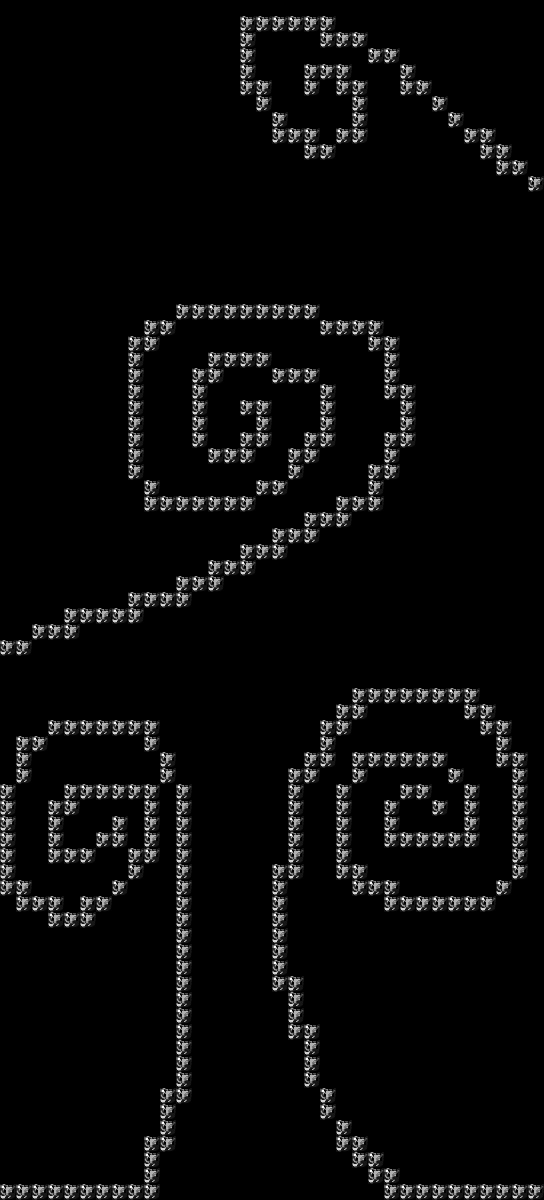

Tiled map render using the project's own tile images. Description and the map definition, with tile-layer contents summarised, below:
An orthogonal 34x75 tile map with 16x16 px tiles, 1 tile layer (solids).

<map version="1.0" orientation="orthogonal" width="34" height="75" tilewidth="16" tileheight="16">
 <tileset firstgid="1" name="wallnew" tilewidth="16" tileheight="16">
  <image source="../wallnew.png" trans="000000" width="32" height="16" />
 </tileset>
 <layer name="solids" width="34" height="75">
  <data>[2550 cells, 357 non-empty, 1 distinct tile ids]</data>
 </layer>
</map>
